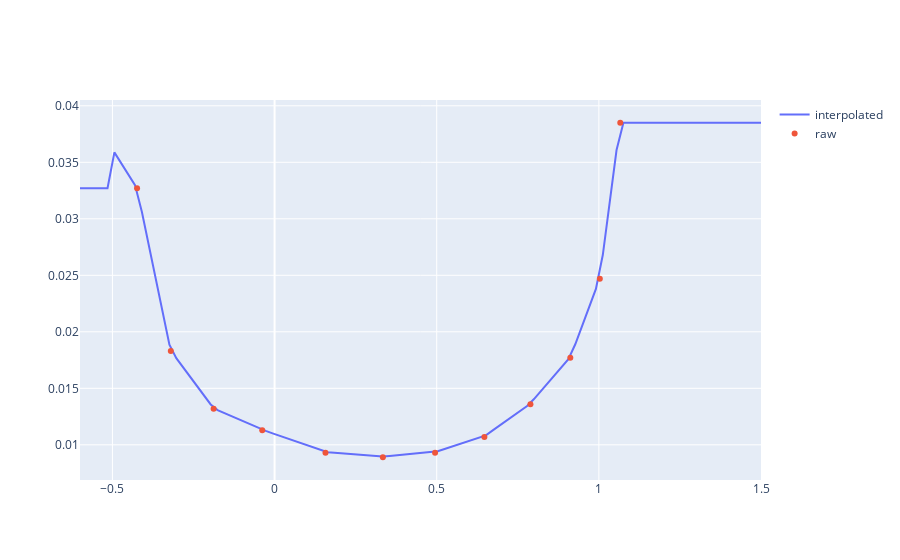

Notebook source saved alongside this figure:
### Code cell
import numpy as np
import plotly.graph_objects as go

fig = go.Figure()


df=afoil.lookup(re=[200000], cl=np.linspace(-0.6, 1.5, 100))
raw = afoil.drag.loc[afoil.drag.re==202500]


fig.add_trace(go.Scatter(x=df.Cl, y=df.Cd, name="interpolated", mode="lines"))
fig.add_trace(go.Scatter(x=raw.Cl, y=raw.Cd, name="raw", mode="markers"))
